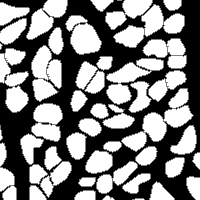
#> input picture segmentation_bw.png, 200 x 200 px
$ python load_image.py   (Python 2 division)
#> lines starting #> are read from the running program, lines starting #| are printed output that depends on the picture; after the words box and inside, x2 and y2 are one past the last pixel; in counts of white or black regions, pixels touching at a corner belong together
#!/usr/bin/env python

import cv2

img = cv2.imread('../segmentation_bw.png', 0)
#> img is the input picture: shape (200, 200); min 0, max 255, mean 131.2
print type(img), img.shape
#| <class 'numpy.ndarray'> (200, 200)

img = img / 255
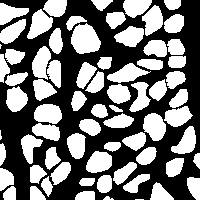
#> img: shape (200, 200); values 0 (black) and 1 (white), 46.7% white; 71 white regions (3 under 20 px), largest, box (x1, y1, x2, y2) and area: (71, 23, 101, 54) 673, (143, 113, 166, 141) 470, (27, 9, 53, 39) 452
# print img.tolist()

cv2.imshow('image',img)
cv2.waitKey(0)
cv2.destroyAllWindows()
